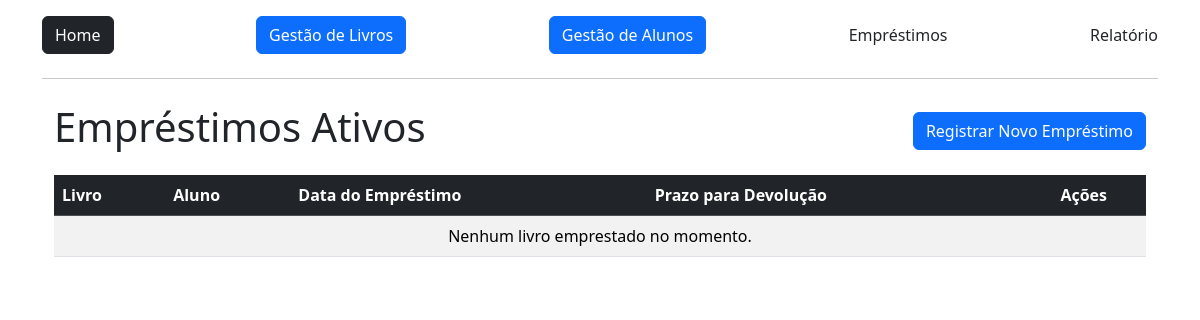
The page /emprestimos (signed in) on the database as committed earlier.
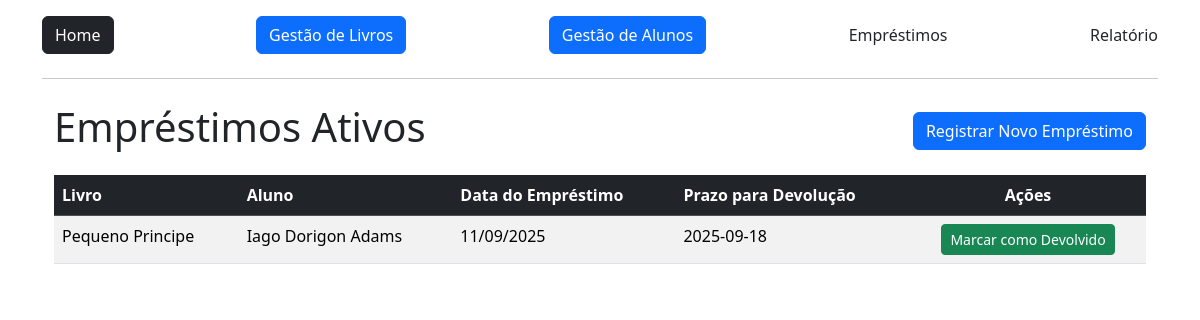
The same page on the database as committed later.
### app/models.py (models this page shows)
class Aluguel(db.Model):
    id = db.Column(db.Integer, primary_key=True)
    id_livro = db.Column(db.Integer, db.ForeignKey('livro.id'))
    id_aluno = db.Column(db.Integer, db.ForeignKey('aluno.id'))
    data_aluguel = db.Column(db.DateTime, default=datetime.now)
    data_devolucao = db.Column(db.Date, nullable=True)
    emprestimo_ativo = db.Column(db.Boolean, default=True)

class Livro(db.Model):
    id = db.Column(db.Integer, primary_key=True)
    titulo = db.Column(db.String(100), nullable=False)
    autor = db.Column(db.String(100), nullable=False)
    editora = db.Column(db.String(100), nullable=False)
    ano_publicacao = db.Column(db.Integer, nullable=False)
    genero = db.Column(db.String(50), nullable=False)
    exemplares = db.Column(db.Integer, nullable=False)
    alunosAlugados = db.relationship('Aluguel', backref='livro', lazy=True)

class Aluno(db.Model):
    id = db.Column(db.Integer, primary_key=True)
    nome = db.Column(db.String(100), nullable=False)
    sobrenome = db.Column(db.String(100), nullable=False)
    cpf = db.Column(db.String(14), unique=True, nullable=False)
    livrosEmprestados = db.relationship('Aluguel', backref='aluno', lazy=True)

### app/view.py (the view)
@app.route('/emprestimos')
@login_required
def listar_emprestimos():
    emprestimos_ativos = Aluguel.query.filter_by(emprestimo_ativo=True).all()
    return render_template('emprestimos.html', emprestimos=emprestimos_ativos)

### app/models.py (called while the page is built)
@login_manager.user_loader
def load_user(user_id):
    return User.query.get(user_id)

### app/templates/emprestimos.html (shortened to what this page needs)
{% extends 'base.html' %}
{% block content %}
<div class="container mt-4">
    <div class="d-flex justify-content-between align-items-center mb-3">
        <h1>Empréstimos Ativos</h1>
        <a href="{{ url_for('novo_emprestimo') }}" class="btn btn-primary">Registrar Novo Empréstimo</a>
    </div>
    <div class="table-responsive">
        <table class="table table-striped table-hover">
            <thead class="table-dark">
                <tr>
                    <th scope="col">Livro</th>
                    <th scope="col">Aluno</th>
                    <th scope="col">Data do Empréstimo</th>
                    <th scope="col">Prazo para Devolução</th>
                    <th scope="col" class="text-center">Ações</th>
                </tr>
            </thead>
            <tbody>
                {% for emprestimo in emprestimos %}
                <tr class="{{ 'table-danger' if emprestimo.atrasado }}">
                    <td>{{ emprestimo.livro.titulo }}</td>
                    <td>{{ emprestimo.aluno.nome }} {{ emprestimo.aluno.sobrenome }}</td>
                    <td>{{ emprestimo.data_aluguel.strftime('%d/%m/%Y') }}</td>
                    <td>
                        {{ emprestimo.data_devolucao }}
                    </td>
                    <td class="text-center">
                        <form action="{{ url_for('devolver_livro', id=emprestimo.id) }}" method="POST">
                            <button type="submit" class="btn btn-success btn-sm">Marcar como Devolvido</button>
                        </form>
                    </td>
                </tr>
                {% else %}
                <tr>
                    <td colspan="5" class="text-center">Nenhum livro emprestado no momento.</td>
                </tr>
                {% endfor %}
            </tbody>
        </table>
    </div>
</div>
{% endblock %}

Rows that differ between the two databases and show on the page:
added Aluguel: livro.titulo "Pequeno Principe", aluno.nome "Iago", aluno.sobrenome "Dorigon Adams", data_aluguel "11/09/2025", data_devolucao "2025-09-18"
Other text that changed with them:
text no longer shown: "Nenhum livro emprestado no momento."
